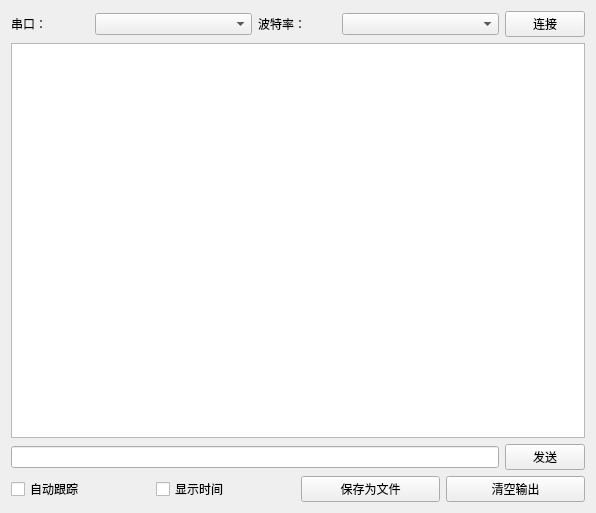
<?xml version="1.0" encoding="UTF-8"?>
<ui version="4.0">
 <class>Form5</class>
 <widget class="QWidget" name="Form5">
  <property name="geometry">
   <rect>
    <x>0</x>
    <y>0</y>
    <width>596</width>
    <height>513</height>
   </rect>
  </property>
  <property name="windowTitle">
   <string>Form</string>
  </property>
  <layout class="QVBoxLayout" name="verticalLayout">
   <item>
    <layout class="QHBoxLayout" name="horizontalLayout" stretch="1,2,1,2,1">
     <item>
      <widget class="QLabel" name="serialLabel">
       <property name="text">
        <string>串口：</string>
       </property>
      </widget>
     </item>
     <item>
      <widget class="ComboBox" name="serialComboBox"/>
     </item>
     <item>
      <widget class="QLabel" name="baudLabel">
       <property name="text">
        <string>波特率：</string>
       </property>
      </widget>
     </item>
     <item>
      <widget class="ComboBox" name="baudComboBox"/>
     </item>
     <item>
      <widget class="TogglePushButton" name="connectButton">
       <property name="text">
        <string>连接</string>
       </property>
      </widget>
     </item>
    </layout>
   </item>
   <item>
    <widget class="QTextBrowser" name="tb"/>
   </item>
   <item>
    <layout class="QHBoxLayout" name="horizontalLayout_2">
     <item>
      <widget class="LineEdit" name="sendEdit"/>
     </item>
     <item>
      <widget class="PushButton" name="sendButton">
       <property name="text">
        <string>发送</string>
       </property>
      </widget>
     </item>
    </layout>
   </item>
   <item>
    <layout class="QHBoxLayout" name="horizontalLayout_3">
     <item>
      <widget class="CheckBox" name="autoWrapCheckBox">
       <property name="text">
        <string>自动跟踪</string>
       </property>
      </widget>
     </item>
     <item>
      <widget class="CheckBox" name="showTimeCheckBox">
       <property name="text">
        <string>显示时间</string>
       </property>
      </widget>
     </item>
     <item>
      <widget class="PushButton" name="saveButton">
       <property name="text">
        <string>保存为文件</string>
       </property>
      </widget>
     </item>
     <item>
      <widget class="PushButton" name="clearButton">
       <property name="text">
        <string>清空输出</string>
       </property>
      </widget>
     </item>
    </layout>
   </item>
  </layout>
 </widget>
 <customwidgets>
  <customwidget>
   <class>ComboBox</class>
   <extends>QComboBox</extends>
   <header>qfluentwidgets.h</header>
  </customwidget>
  <customwidget>
   <class>PushButton</class>
   <extends>QPushButton</extends>
   <header>qfluentwidgets.h</header>
  </customwidget>
  <customwidget>
   <class>CheckBox</class>
   <extends>QCheckBox</extends>
   <header>qfluentwidgets.h</header>
  </customwidget>
  <customwidget>
   <class>LineEdit</class>
   <extends>QLineEdit</extends>
   <header>qfluentwidgets.h</header>
  </customwidget>
  <customwidget>
   <class>TogglePushButton</class>
   <extends>QPushButton</extends>
   <header>qfluentwidgets.h</header>
  </customwidget>
 </customwidgets>
 <resources/>
 <connections/>
</ui>
